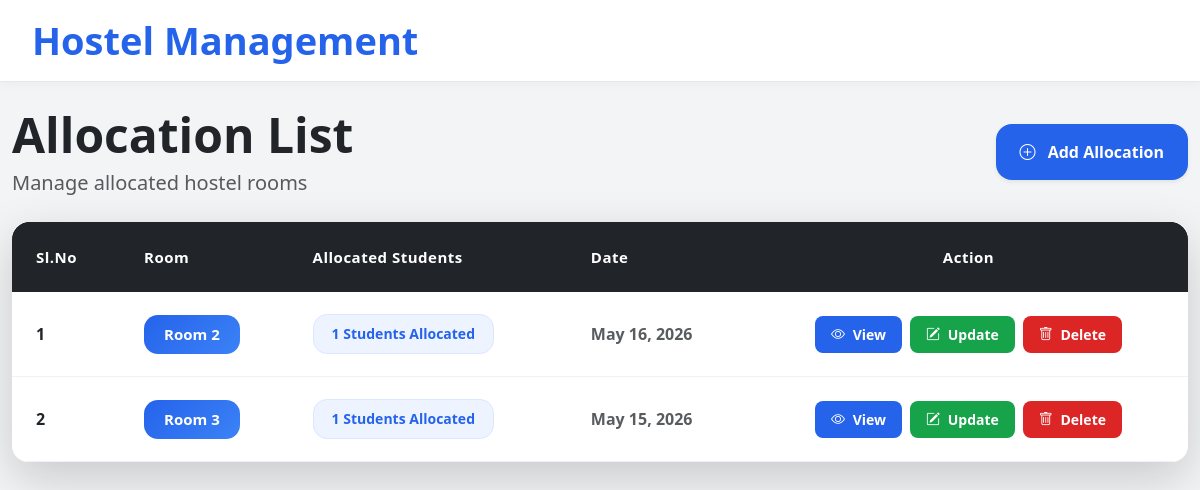
The page /allocation-list/ on the database as committed earlier.
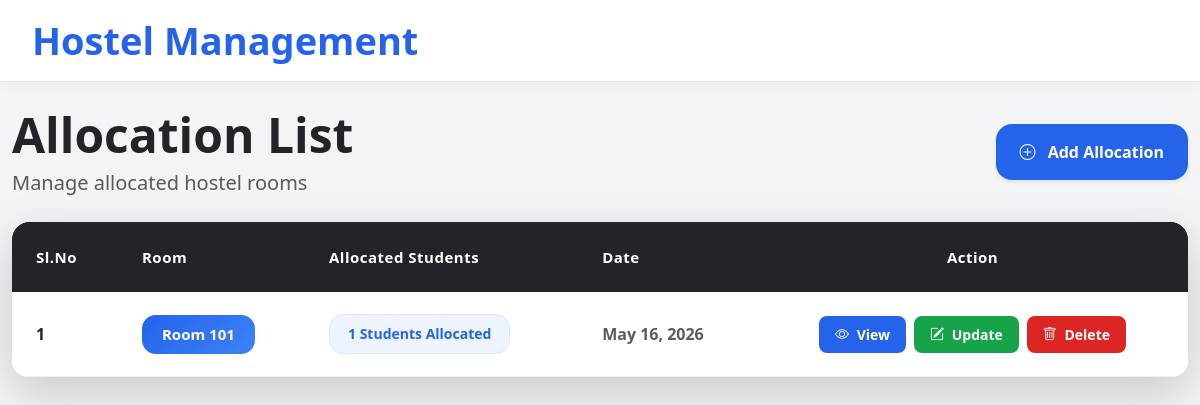
The same page on the database as committed later.
### hostel_app/models.py (models this page shows, shortened)
class Room(models.Model):
    ROOM_TYPES = [
        ('AC', 'AC'),
        ('Non-AC', 'Non-AC'),
    ]
    room_number = models.CharField(
        max_length=20,
        unique=True
    )
    room_type = models.CharField(
        max_length=20,
        choices=ROOM_TYPES
    )
    total_beds = models.IntegerField()
    available_beds = models.IntegerField()
    floor_number = models.IntegerField()

class RoomAllocation(models.Model):
    student = models.ForeignKey(
        Student,
        on_delete=models.CASCADE
    )
    room = models.ForeignKey(
        Room,
        on_delete=models.CASCADE
    )
    allocation_date = models.DateField(
        auto_now_add=True
    )

### hostel_app/views.py (the view)
def allocation_list(request):
    allocations = RoomAllocation.objects.select_related(
        'student',
        'room'
    ).all().order_by('room__room_number')
    grouped_allocations = defaultdict(list)
    for allocation in allocations:
        grouped_allocations[allocation.room].append(allocation)
    context = {
        'grouped_allocations': dict(grouped_allocations)
    }
    return render(
        request,
        'allocations/allocation_list.html',
        context
    )

### hostel_app/templates/allocations/allocation_list.html (shortened to what this page needs)
{% extends "master.html" %}
{% block content %}
<div class="container-fluid py-4">
    <div class="d-flex justify-content-between align-items-center mb-4 flex-wrap gap-3">
        <div>
            <h1 class="fw-bold display-5 mb-1 text-dark">
                Allocation List
            </h1>
            <p class="text-muted fs-5 mb-0">
                Manage allocated hostel rooms
            </p>
        </div>
        <a
            href="{% url 'allocate-room' %}"
            class="btn btn-primary px-4 py-3 rounded-4 fw-semibold shadow-sm"
        >
            <i class="bi bi-plus-circle me-2"></i>
            Add Allocation
        </a>
    </div>
    <div class="card border-0 shadow-lg rounded-4 overflow-hidden">
        <div class="table-responsive">
            <table class="table align-middle mb-0">
                <thead class="table-dark">
                    <tr>
                        <th class="py-4 px-4">
                            Sl.No
                        </th>
                        <th class="py-4">
                            Room
                        </th>
                        <th class="py-4">
                            Allocated Students
                        </th>
                        <th class="py-4">
                            Date
                        </th>
                        <th class="py-4 text-center">
                            Action
                        </th>
                    </tr>
                </thead>
                <tbody>
                    {% for room, allocations in grouped_allocations.items %}
                    <tr>
                        <td class="px-4 fw-semibold">
                            {{ forloop.counter }}
                        </td>
                        <td>
                            <span class="badge room-badge">
                                Room {{ room.room_number }}
                            </span>
                        </td>
                        <td>
                            <span class="badge student-badge">
                                {{ allocations|length }} Students Allocated
                            </span>
                        </td>
                        <td class="text-muted fw-semibold">
                            {{ allocations.0.allocation_date }}
                        </td>
                        <td>
                            <div class="d-flex gap-2 justify-content-center flex-wrap">
                                <a
                                    href="{% url 'allocation-details' allocations.0.id %}"
                                    class="btn btn-primary btn-sm px-3 py-2 rounded-3"
                                >
                                    <i class="bi bi-eye me-1"></i>
                                    View
                                </a>
                                <a
                                    href="{% url 'update-allocation' allocations.0.id %}"
                                    class="btn btn-success btn-sm px-3 py-2 rounded-3"
                                >
                                    <i class="bi bi-pencil-square me-1"></i>
                                    Update
                                </a>
                                <a
                                    href="{% url 'delete-allocation' allocations.0.id %}"
                                    class="btn btn-danger btn-sm px-3 py-2 rounded-3"
                                >
                                    <i class="bi bi-trash me-1"></i>
                                    Delete
                                </a>
                            </div>
                        </td>
                    </tr>
                    {% endfor %}
                </tbody>
            </table>
        </div>
    </div>
</div>
{% endblock content %}

Rows that differ between the two databases and show on the page:
removed Room: room_number "2", allocations "1", allocation_date "May 16, 2026"
removed Room: room_number "3", allocations "1", allocation_date "May 15, 2026"
added Room: room_number "101", allocations "1", allocation_date "May 16, 2026"
